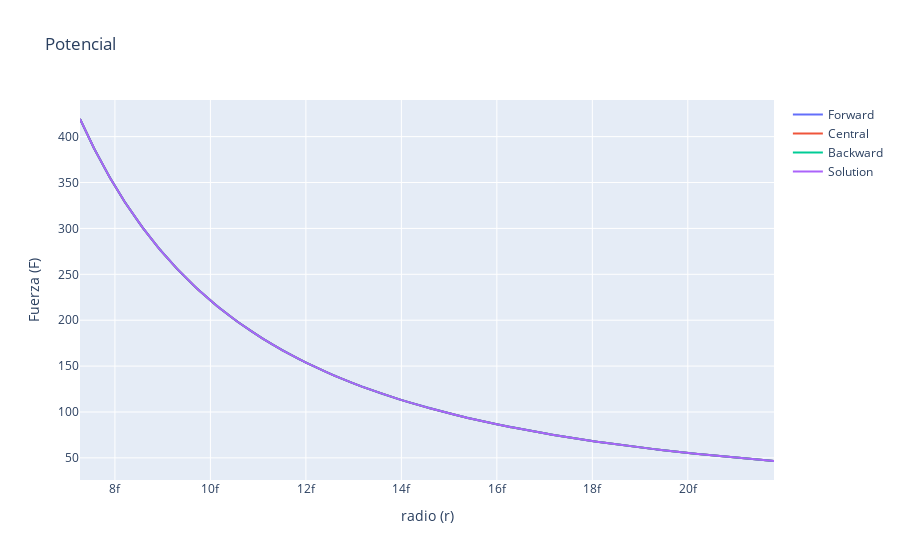

Notebook code for this chart:
### Code cell
fig = go.Figure() 

fig.add_trace(go.Scatter(x = RR, y=FF, name = "Forward"))
fig.add_trace(go.Scatter(x = RR, y=FC, name = "Central"))
fig.add_trace(go.Scatter(x = RR, y=FB, name = "Backward"))
fig.add_trace(go.Scatter(x = RR, y=F, name = "Solution"))

fig.update_layout(title="Potencial", 
                  xaxis_title="radio (r)", yaxis_title ="Fuerza (F)")

fig.show()

### Figure 1 — Plotly figure (JSON) as saved in the notebook; plotly's stock layout.template omitted (floating-point values rounded to 4 significant figures; data arrays with more than 128 entries replaced by an {"elided": "..."} marker saying what was removed)
{"data": [{"name": "Forward", "type": "scatter", "x": {"elided": "1001 float values"}, "y": {"elided": "1001 float values"}}, {"name": "Central", "type": "scatter", "x": {"elided": "1001 float values"}, "y": {"elided": "1001 float values"}}, {"name": "Backward", "type": "scatter", "x": {"elided": "1001 float values"}, "y": {"elided": "1001 float values"}}, {"name": "Solution", "type": "scatter", "x": {"elided": "1001 float values"}, "y": {"elided": "1001 float values"}}], "layout": {"title": {"text": "Potencial"}, "xaxis": {"title": {"text": "radio (r)"}}, "yaxis": {"title": {"text": "Fuerza (F)"}}}}
